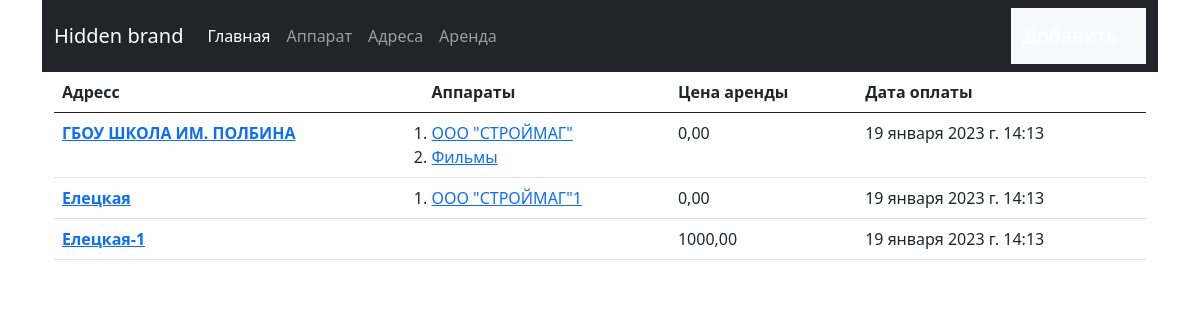
The app's page /, older data.
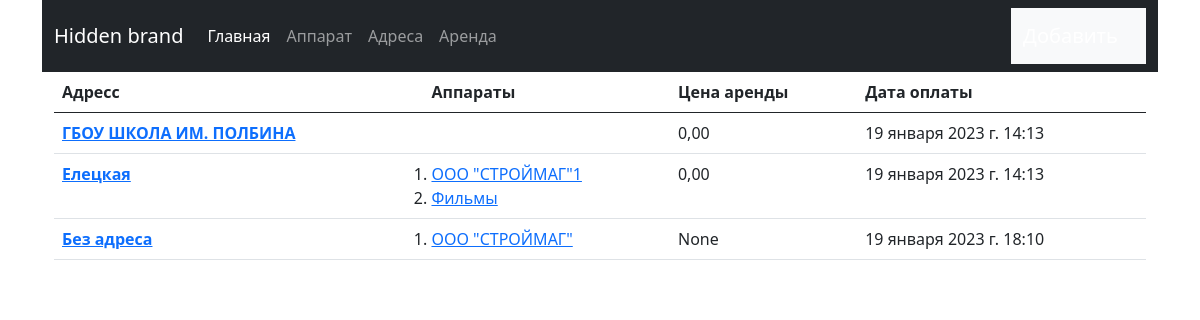
The same page, newer data.
### vend/models.py (models this page shows, shortened)
class Address(models.Model):
    name = models.CharField(max_length=200)
    slug = models.SlugField(max_length=200)
    created_at = models.DateTimeField(auto_now=True)
    created = models.DateTimeField(auto_now_add=True)
    to_rent = models.DecimalField('Аренда', max_digits=10, decimal_places=2, blank=True, null=True, )
    publish = models.DateTimeField(default=timezone.now, blank=True, null=True, )
    class Meta:
        verbose_name = 'Адрес'
        verbose_name_plural = 'Адреса'
    def get_absolute_url(self):
        return reverse('address_detail', kwargs={'address': self.slug})

class Device(models.Model):
    address = models.ForeignKey(Address, on_delete=models.SET_DEFAULT, related_name='device',
                                default=Address.get_default_pk, verbose_name="Адреса")
    name = models.CharField(max_length=200)
    slug = models.SlugField(max_length=200)
    created_at = models.DateTimeField(auto_now=True)
    class Meta:
        verbose_name = 'Аппарат'
        verbose_name_plural = 'Аппараты'
    def get_absolute_url(self):
        a = Address.objects.all()
        return reverse('device_detail', kwargs={'slug': self.slug})

### vend/views.py (the view)
# urls.py: path('', HomeList.as_view(), name='home'),
class HomeList(ListView):
    model = Address
    template_name = 'vend/home.html'
    context_object_name = 'address'

### templates/vend/home.html (shortened to what this page needs)
{% extends 'base.html' %}
{% block content %}
    <table class="table">
        <thead>
        <tr>
            <th scope="col">Адресс</th>
            <th scope="col">Аппараты</th>
            <th scope="col">Цена аренды</th>
            <th scope="col">Дата оплаты</th>
        </tr>
        </thead>
        <tbody>
        {% for item in address %}
            <tr>
                <th scope="row"><a href="{{ item.get_absolute_url }}">{{ item.name }}</a></th>
                <td>
                    <ol style="margin: 0; padding: 0;">
                        {% for i in item.device.all %}
                            <li>
                                <a href="{{ i.get_absolute_url }}">{{ i.name }}</a>
                            </li>
                        {% endfor %}
                    </ol>
                </td>
                <td>{{ item.to_rent }}</td>
                <td>{{ item.publish }}</td>
            </tr>
        {% endfor %}
        </tbody>
    </table>
{% endblock %}

### templates/base.html (shortened to what this page needs)
{% load static %}<!DOCTYPE html>
<html lang="ru">
<head>
    <link href="https://cdn.jsdelivr.net/npm/bootstrap@5.0.2/dist/css/bootstrap.min.css" rel="stylesheet"
>
</head>
<body>
<div class="container">
    <nav class="navbar navbar-dark navbar-expand-lg bg-dark">
        <div class="container-fluid">
            <div class="collapse navbar-collapse" id="navbarTogglerDemo01">
                <a class="navbar-brand" href="{% url 'home' %}">Hidden brand</a>
                <ul class="navbar-nav me-auto mb-2 mb-lg-0">
                    <li class="nav-item">
                        <a class="nav-link active" aria-current="page" href="{% url 'home' %}">
                            Главная</a>
                    </li>
                    <li class="nav-item">
                        <a class="nav-link" href="#">Аппарат</a>
                    </li>
                    <li class="nav-item">
                        <a class="nav-link">Адреса</a>
                    </li>
                    <li class="nav-item">
                        <a class="nav-link" href="#">Аренда</a>
                    </li>
                </ul>
                <nav class="navbar navbar-light bg-light">
                    <div class="container-fluid">
                        <a class="navbar-brand" href="#">Добавить</a>
                    </div>
                </nav>
            </div>
        </div>
    </nav>
    <div class="container">
        {% block content %}
        {% endblock %}
    </div>
</div>
</body>
</html>

Row changes from the older to the newer data that the page shows:
removed Address: name "Елецкая-1", to_rent "1000,00", publish "19 января 2023 г. 14:13"
changed Address "ГБОУ ШКОЛА ИМ. ПОЛБИНА": loses Device (name "ООО \"СТРОЙМАГ\""); loses Device (name "Фильмы")
changed Address "Елецкая": gains Device (name "Фильмы")
added Address: name "Без адреса", to_rent "None", publish "19 января 2023 г. 18:10", Device (name "ООО \"СТРОЙМАГ\"")
